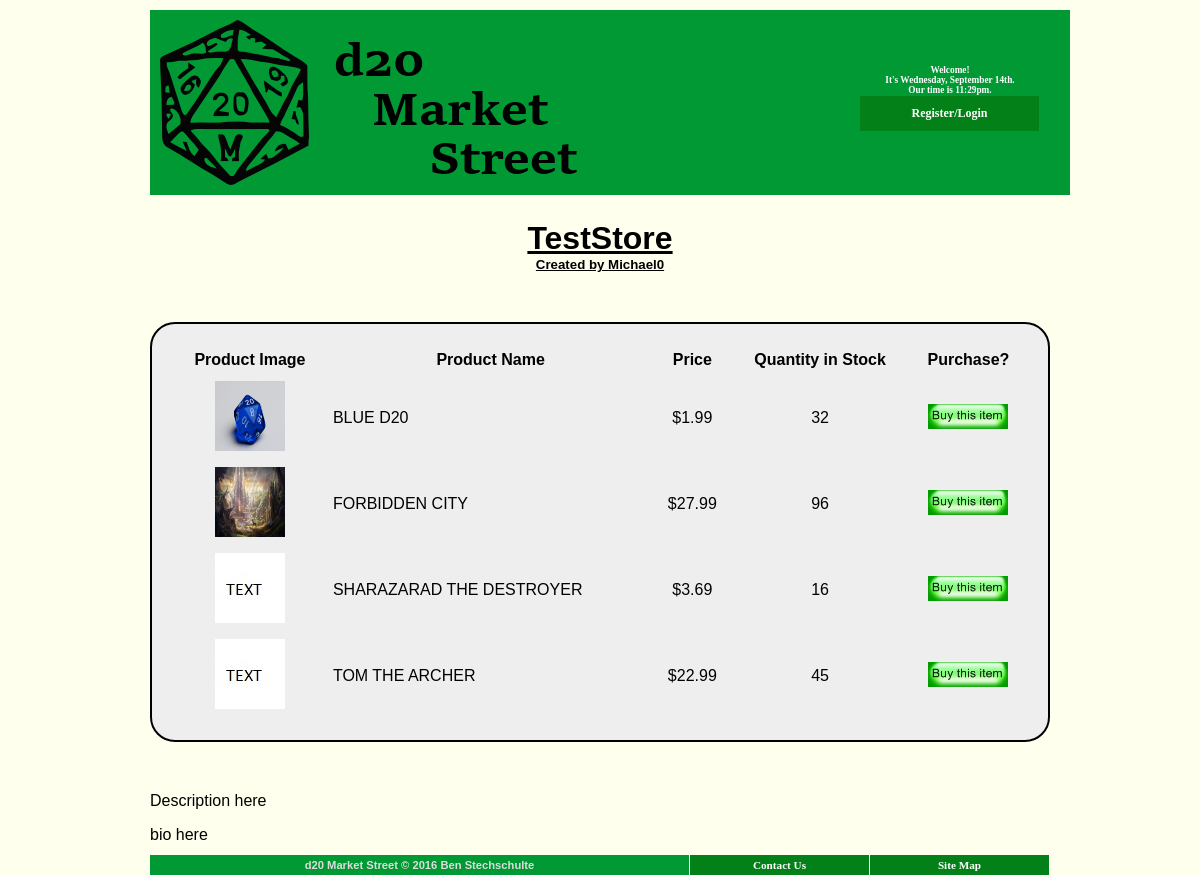
Screenshot of /store.php?store=12 with the database file from the repository.
### tables this page shows
CREATE TABLE `Personal_Store`
(
  `store_id` INT NOT NULL AUTO_INCREMENT,
  `store_name` VARCHAR(20) NOT NULL,
  `store_description` TEXT NULL,
  `creator_bio` TEXT NULL,
  `customer_id` INT NOT NULL,
  PRIMARY KEY (`store_id`),
  UNIQUE(`store_name`)
);

CREATE TABLE `customers`
(
  `customer_id` INT(11) NOT NULL AUTO_INCREMENT,
  `salutation` VARCHAR(10) NOT NULL,
  `customer_first_name` VARCHAR(24) NOT NULL,
  `customer_middle_initial` CHAR(1) NULL,
  `customer_last_name` VARCHAR(24) NOT NULL,
  `gender` VARCHAR(1) NOT NULL,
  `email_address` VARCHAR(60) NOT NULL,
  `username` VARCHAR(60) NOT NULL,
  `password` VARCHAR(25) NOT NULL,
  `street_address` text NOT NULL,
  `town_city` VARCHAR(40) NOT NULL,
  `county` VARCHAR(2) NOT NULL,
  `country` VARCHAR(40) NOT NULL,
  `zip_code` VARCHAR(9) NOT NULL,
  PRIMARY KEY (`customer_id`),
  UNIQUE (
		`email_address`,
		`username`)
);

CREATE TABLE `Products`
(
  `product_id` INT NOT NULL AUTO_INCREMENT,
  `product_category_code` VARCHAR(7) NOT NULL,
  `product_name` TINYTEXT NOT NULL,
  `product_price` DOUBLE NOT NULL,
  `product_inventory` INT NOT NULL,
  `product_size` VARCHAR(10) NOT NULL,
  `product_description` TEXT NOT NULL,
  `product_image_url` TINYTEXT NOT NULL,
  `product_additional_details` TINYTEXT NOT NULL,
  `store_id` INT NULL,
  PRIMARY KEY (`product_id`)
);

### scripts/displayStore.php (the view)
<?php
include 'db.php';
if($_GET["store"] != ""){
    $store_id = stripslashes($_GET["store"]);
    $query = "SELECT * FROM `Products` WHERE `store_id` = '".$store_id."' ORDER BY product_name ASC";
    $category = mysqli_query($db_connection, $query)
        or die(mysqli_error($db_connection));
    $numRecords = mysqli_num_rows($category);
    if($numRecords > 0){
        $store = getStore($store_id);
        $creator_name = getCreatorName($store["customer_id"]);
        echo "<div id=\"title\"><h1>".$store["store_name"]."</h1>"
                . "<h5>Created by ".$creator_name."</h5></div>";
        echo "<div class=\"Products\"><table>";
        echo "<tr><td align='center'><strong>Product Image</strong></td>
            <td align='center'><strong>Product Name</strong></td>
            <td align='center'><strong>Price</strong></td>
            <td align='center'><strong>Quantity in Stock</strong></td>
            <td align='center'><strong>Purchase?</strong></td></tr>";
        for ($i = 0; $i < $numRecords; $i++)
        {
            echo "<tr>";
            $row = mysqli_fetch_array($category);
            echo "<td align='center'>";
            echo  "<img height='70px' width='70px'
                src='".$row["product_image_url"]."'
                alt='Product Image' />";
            echo "</td><td>";
            echo $row["product_name"];
            echo "</td><td align='center'>";
            printf("$%.2f",$row["product_price"]);
            echo "</td><td align='center'>";
            echo $row["product_inventory"];
            echo "</td><td align='center'>";
            echo "<a href=\"purchase.php?prod='".$row["product_id"]."'\">";
            echo "<img src='images/buythisitem.png' alt='Buy this item' /></a>";
            echo "</td></tr>";
        }
        echo "</table><p id=\"store_description\">".$store["store_description"]."</p>"
                ."<p id=\"creator_bio\">".$store["creator_bio"]."</p>"
                . "</div>";
    }
    else{
        echo "<div id=\"title\"><h1>This store does not exist</h1></div>";
    }
}
else{
    header('Location: ../index.php');
}
function getStore($store_id)
{
    include "db.php";
    $query = "SELECT * FROM personal_store WHERE store_id = '$store_id';";
    $order = mysqli_query( $db_connection, $query)
        or die(mysqli_error($db_connection));
    $row = mysqli_fetch_array($order);
    return $row;
}
function getCreatorName($customer_id)
{
    include "db.php";
    $query = "SELECT username FROM customers WHERE customer_id = '$customer_id';";
    $order = mysqli_query( $db_connection, $query)
        or die(mysqli_error($db_connection));
    $row = mysqli_fetch_array($order);
    return $row["username"];
}
?>

### css/default.css (style rules this page uses)
* { padding: 0; margin: 0; }
body { width: 100%; margin-top: 10px; font-family: Verdana, Arial, Helvetica, sans-serif; font-size: 16px; background-color: #FFE; flex: auto; justify-content: center; display: flex; }
div#content p { margin: 1em .2em .7em 0; text-align: left; font-size: 1em; }
div#footer { clear: left; }
div#copyright { float: left; width: 539px; padding: 4px 0; border-right: 1px solid #FFF; background-color: #093; color: #DDD; text-align: center; font-weight: bold; font-size: .7em; }
div#footerMenu { float: left; width: 360px; }
div#title { text-align: center; text-decoration: underline; margin-top: 25px; }
.Links { padding: 0; margin: 0; }
.Links li { padding: 0; margin: 0; float: left; list-style: none; font: bold .7em Verdana; }
.Links li a { display: block; width: 159px; padding: 4px 10px; margin: 0 1px 0 0;; background-color: #048018; color: #FFF; text-align: center; text-decoration: none; }
.Products table { width: 100%; background-color: #EEE; border-style: solid; border-color: black; border-width: 2px; border-radius: 25px; padding: 20px; margin: 50px 0; }
.receipt tr, td { padding: 5px 5px 5px 5px; }

### rows the page displays
personal_store: store_name "TestStore", customer.username "Michael0", store_description "Description here", creator_bio "bio here"
products: product_image_url (picture), product_name "BLUE D20", product_price "1.99", product_inventory "32"
products: product_image_url (picture), product_name "FORBIDDEN CITY", product_price "27.99", product_inventory "96"
products: product_image_url (picture), product_name "SHARAZARAD THE DESTROYER", product_price "3.69", product_inventory "16"
products: product_image_url (picture), product_name "TOM THE ARCHER", product_price "22.99", product_inventory "45"
